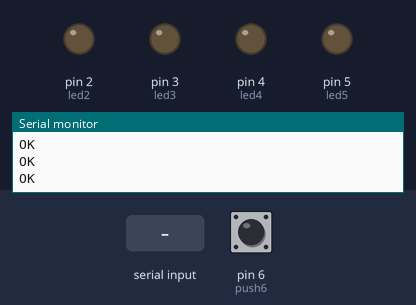
Recording of a sketch running on a simulated Arduino Uno, built with avr-gcc and run on an emulated ATmega328P. Parts: output pins drawn as LEDs (lit = HIGH), the last lines printed to the serial monitor. Inputs (shaded band) come from the test bench; at power-on: pin 6 (push6) LOW. The modem accepts every AT command (registered, SIM ready, sends succeed) and sends nothing else.

Above: at 2.3 s.
2.4 s: "RS4661016976\n" received over Serial
At 3.8 s:
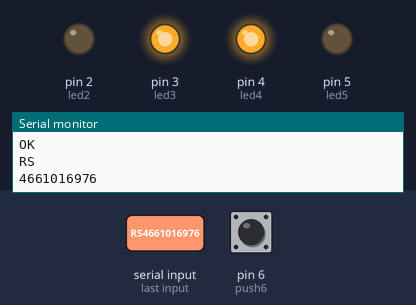
5.4 s: "RK\n" received over Serial
At 6.6 s:
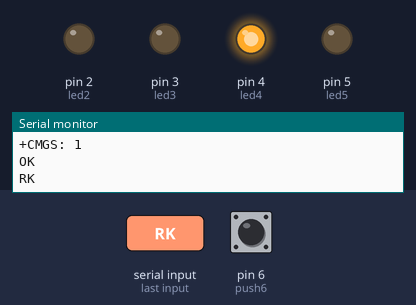
8.4 s: "sf_send_msn\n" received over Serial
At 10.6 s:
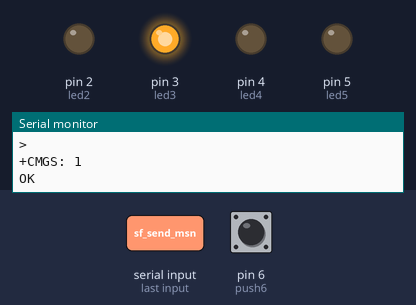
16.3 s: "RK4661016976\n" received over Serial
At 16.8 s:
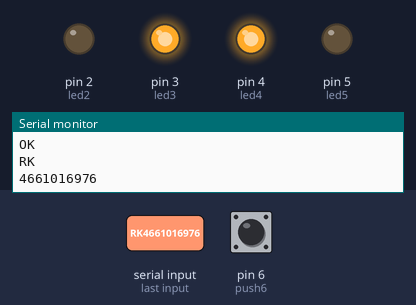
Timing chart, 0 to 20.3 s (numbered marks = the images above; inputs shaded):
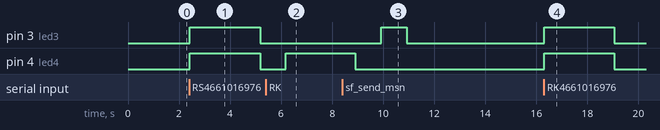

Measured:
- after the input at 2.4 s, pin 3 (led3), pin 4 (led4): LOW → HIGH at once, → LOW 2.8 s later
- after the input at 5.4 s, pin 4 (led4): LOW → HIGH after 0.78 s
- after the input at 8.4 s, pin 3 (led3): LOW → HIGH after 1.5 s, → LOW 1.0 s later
- after the input at 16.3 s, pin 3 (led3), pin 4 (led4): LOW → HIGH at once, → LOW 2.7 s later

The sketch:

atsim900_msn.ino
```cpp
#include <SoftwareSerial.h>
SoftwareSerial sim900(7, 8); //Rx: 7, Tx: 8
char caracter;
String escogerRespuesta = "";
String datosSim="";
String datosPc="";
String numaux="4661016976";
String numeroCliente="";
String numeroRechar="";
const int led2 = 2;
const int led3 = 3;
const int led4 = 4;

//para envio del msn
const int led5 = 5;//led5 indicador de que se envia el msn
const int push6 = 6;//push boton para enviar msn
const int push9 = 9;//push boton segundo boton

void setup() {
  Serial.begin(19200);
  sim900.begin(19200);

  sim900.print("A\r");
  delay(500);
  sim900.print("AT\r");
  delay(200);
  sim900.print("AT\r");
  delay(200);
  sim900.println("AT+CMGF=1\r");
  delay(100);
  sim900.println("AT+CNMI=1,2,0,0,0\r");
  delay(100);

  pinMode(led2, OUTPUT);//indicador pata verificar que los datos se reciban correctamente del puerto serial-pc
  pinMode(led3, OUTPUT);//RECARGA FALLIDA FORMATO INCORRECTO
  pinMode(led4, OUTPUT);//MENSAJE EXCEDE TAMAÑO PERMITIDO PARA RESPONDER AL MSN
  pinMode(led5, OUTPUT);//led indicador de envio de msn
  pinMode(push6, INPUT);//PUSH PARA ENVIAR MSN
  pinMode(push9, INPUT);//PSUH PARA ENVIAR OTRO MSN
}

///////////////////////////////////////////////////////////////////////////////formato Incorrecto
void formatoIncorrecto(String numCli) {
    //Serial.println("Enviando SMS...");
    /*
    sim900.print("AT+CMGF=1\r");
    delay(200);
    */
    numCli = "AT+CMGS=\"" + numCli + "\"";

    sim900.println(numCli);
    delay(500);
    sim900.println("Formato incorrecto, envie un numero de 10 digitos sin espacios ni otros tipo de caracteres");//texto del sms
    delay(100);
    sim900.println((char)26);//comando de finilizacion
    delay(100);
    sim900.println();
    delay(2000);
    //Serial.println("SMS enviado");
    numCli = "";
    digitalWrite(led4,LOW);
    digitalWrite(led3,LOW);
  }
///////////////////////////////////////////////////////////////////////////////formato Incorrecto

//********************************************************************************Recarga Exitosa
void RecargaExitosa(String numCli, String numRechRk) {

    numCli = "AT+CMGS=\"" + numCli + "\"";

    sim900.println(numCli);
    delay(500);
    sim900.println("El numero " + numRechRk + " se ha recargado exitosamente");//texto del sms
    delay(100);
    sim900.println((char)26);//comando de finilizacion
    delay(100);
    sim900.println();
    delay(2000);

    numCli = "";
    digitalWrite(led4,LOW);
    digitalWrite(led3,LOW);
  }
//********************************************************************************Recarga Exitosa

//!!!!!!!!!!!!!!!!!!!!!!!!!!!!!!!!!!!!!!!!!!!!!!!!!!!!!!!!!!!!!!!!!!!!!!!Numero no esta en la base
void NumNoBase(String numCli, String numRechRb) {

    numCli = "AT+CMGS=\"" + numCli + "\"";

    sim900.println(numCli);
    delay(500);
    sim900.println("El numero " + numRechRb + " no se encuentra en la base de datos");//texto del sms
    delay(100);
    sim900.println((char)26);//comando de finilizacion
    delay(100);
    sim900.println();
    delay(2000);

    numCli = "";
    digitalWrite(led4,LOW);
    digitalWrite(led3,LOW);
  }
//!!!!!!!!!!!!!!!!!!!!!!!!!!!!!!!!!!!!!!!!!!!!!!!!!!!!!!!!!!!!!!!!!!!!!!!Numero no esta en la base

//elegir la respuesta'''''''''''''''''''''''''''''''''''''''''''''''''''''''''''''''''''''''''''''
void chooseOneMsn(String numbers){
    if(numbers.indexOf('R') >= 0){
        escogerRespuesta = numbers.substring(0,2);
        Serial.println();
        Serial.println(escogerRespuesta);
        digitalWrite(led4,HIGH);
        numeroCliente = numbers.substring(2,12);
        Serial.print(numeroCliente);
        if(numeroCliente == "4661016976"){digitalWrite(led3,HIGH);}
            if(escogerRespuesta == "RS"){formatoIncorrecto(numeroCliente);}
            if(escogerRespuesta == "RK"){
              numeroRechar = numbers.substring(12,22);
              RecargaExitosa(numeroCliente, numeroRechar);
              }
            if(escogerRespuesta == "RB"){
              numeroRechar = numbers.substring(12,22);
              NumNoBase(numeroCliente, numeroRechar);
              }
            datosPc="";
      }
  }
//elegir la respuesta'''''''''''''''''''''''''''''''''''''''''''''''''''''''''''''''''''''''''''''

void loop() {
  //////////////////////////////////////////////////////////Puerto serie
  if (sim900.available()){
      datosSim = sim900.readString();
      Serial.print(datosSim);

    }
  if (Serial.available()){
      datosPc = Serial.readStringUntil('\n');
      //sim900.print("AT\r");
      sim900.print(datosPc);
      sim900.print("\r");
      chooseOneMsn(datosPc);
    }//////////////////////////////////////////////////////Puerto serie

  //simula recarga realizada correctamente*************Recarga correcta
  if(datosPc == "RECARGA_OK"){
      digitalWrite(led2, HIGH);
      delay(1000);

      sim900.print("AT+GSN\r");
      sim900.print("\r");
      digitalWrite(led2, LOW);
      datosPc = "";
    }//************************************************Recarga correcta


  //>>>>>>>>>>>>>>>>>>>>>>>>>>>>>>>>>>>>>>>>>>>>>>>>sim recarga fallida
  if(datosPc == "sf_send_msn"){
      digitalWrite(led3,HIGH);
      delay(1000);

      sim900.print("ATI\r");
      digitalWrite(led3, LOW);
      datosPc = "";
    }//>>>>>>>>>>>>>>>>>>>>>>>>>>>>>>>>>>>>>>>>>>>>>sim recarga fallida

   //*****************************************************texto to long
   //para cuando el tamaño del texto es muy grande y no debe responder al msn
   if(datosPc == "sf_sin_msn"){
      digitalWrite(led4,HIGH);
      delay(1000);

      sim900.print("AT+GMI\r");
      digitalWrite(led4,LOW);
      datosPc = "";
    }//**************************************************texto to long


  //>>>>>>>>>>>>>>>>>>>>>>>>>>>>>>>>>>>>>>>>>>>>>>>>>><<prueba el envio de sms
  if(digitalRead(push6)==1){
      delay(20);
      String thisNumCli = "4661016976";
      formatoIncorrecto(thisNumCli);
    }
  //>>>>>>>>>>>>>>>>>>>>>>>>>>>>>>>>>>>>>>>>>>>>>>>>><>>prueba el envio de sms

  //############RS:formato incorrecto, RK: recarga exitosa, RB: numero no en la base de datos################

  //=============================================================================formato incorrecto
  /*
  if(datosPc == "RS4661016976"){
      Serial.println();
      digitalWrite(led4,HIGH);
      numeroCliente = datosPc.substring(2,12);
      Serial.print(numeroCliente);
      if(numeroCliente == "4661016976"){digitalWrite(led3,HIGH);}
      formatoIncorrecto(numeroCliente);
      datosPc="";
    }*/
  //=============================================================================================

  //recarga ok----------------------------------------------------------------recarga ok
  /*
  if(datosPc == "RK4661016976"){
      Serial.println();
      digitalWrite(led4,HIGH);
      numeroCliente = datosPc.substring(2,12);
      Serial.print(numeroCliente);
      if(numeroCliente == "4661016976"){digitalWrite(led3,HIGH);}
      RecargaExitosa(numeroCliente);
      datosPc="";
    }
    */
  //recarga ok----------------------------------------------------------------recarga ok

  //>>>>>>>>>>>>>>>>>>>>>>>>>>>>>>>>>>>>>>>>>>>>>>>>>>>>>>>>>>>>>>>>>>>>NunNoBase
  /*
  if(datosPc == "RB4661016976"){
      Serial.println();
      digitalWrite(led4,HIGH);
      numeroCliente = datosPc.substring(2,12);
      Serial.print(numeroCliente);
      if(numeroCliente == "4661016976"){digitalWrite(led3,HIGH);}
      NumNoBase(numeroCliente);
      datosPc="";
    }
    */
  //>>>>>>>>>>>>>>>>>>>>>>>>>>>>>>>>>>>>>>>>>>>>>>>>>>>>>>>>>>>>>>>>>>>>NunNoBase
   /*
   //****************************************************segundo msn de prueba
   if(digitalRead(push9)==1){
      delay(20);
      numeroCliente = formatoPrueba.substring(3,12);
      respondeMsn();

    }
   //****************************************************segundo msn de prueba
   */

}
```
